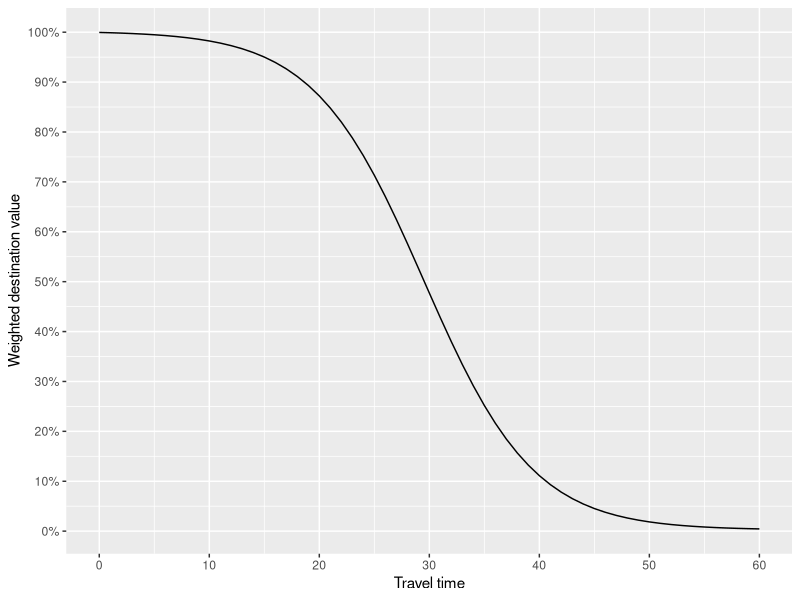
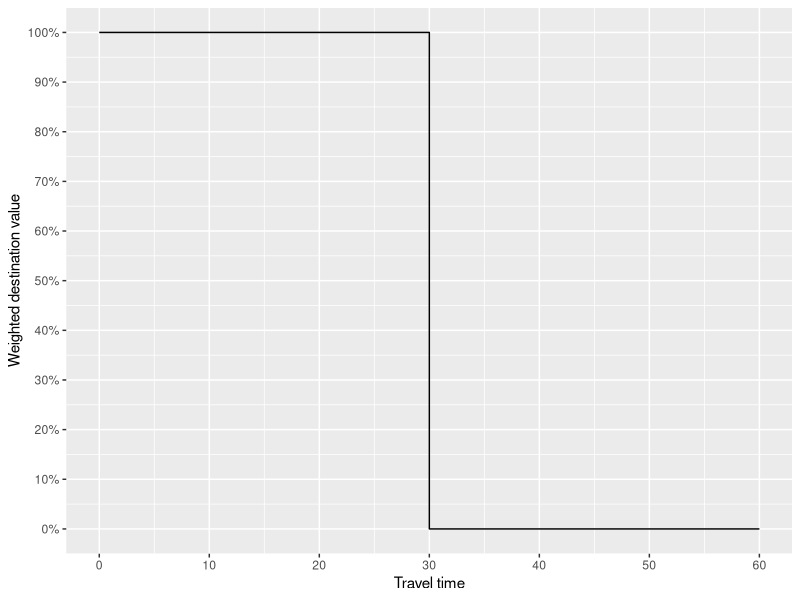

Write R code to recreate these figures, in order.
library(tidyverse)

travel_time <- seq(0, 60, by=1)
median = 30
stdev = 5

logistic = 1.00 - cumsum(dlogis(travel_time, 
                             location = median, 
                             scale = stdev, log = FALSE))

tibble(`Travel time` = travel_time,
       `Weighted destination value` = logistic) |>
  ggplot() +
  geom_line(aes(x = `Travel time`,
                y = `Weighted destination value`)) +
  scale_x_continuous(breaks = seq(0, 60, by=10)) + 
  scale_y_continuous(breaks = breaks <- seq(0, 1, by= 0.1),
                     labels = paste0(breaks*100, "%"))


tibble(`Travel time` = c(0, 30, 30, 60),
       `Weighted destination value` = c(1, 1, 0, 0)) |>
  ggplot() +
  geom_line(aes(x = `Travel time`,
                y = `Weighted destination value`)) +
  scale_x_continuous(breaks = seq(0, 60, by=10)) + 
  scale_y_continuous(breaks = breaks <- seq(0, 1, by= 0.1),
                     labels = paste0(breaks*100, "%"))
